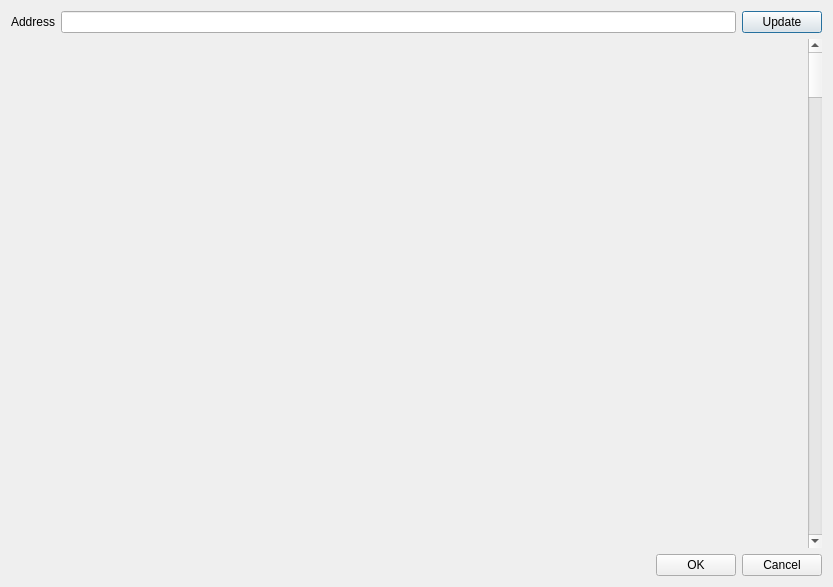
<?xml version="1.0" encoding="UTF-8"?>
<ui version="4.0">
 <class>MemoryDialog</class>
 <widget class="QDialog" name="MemoryDialog">
  <property name="windowModality">
   <enum>Qt::ApplicationModal</enum>
  </property>
  <property name="geometry">
   <rect>
    <x>0</x>
    <y>0</y>
    <width>833</width>
    <height>587</height>
   </rect>
  </property>
  <property name="windowTitle">
   <string>Memory</string>
  </property>
  <property name="modal">
   <bool>true</bool>
  </property>
  <layout class="QVBoxLayout" name="verticalLayout">
   <item>
    <layout class="QHBoxLayout" name="horizontalLayout_2">
     <item>
      <widget class="QLabel" name="label">
       <property name="text">
        <string>Address</string>
       </property>
      </widget>
     </item>
     <item>
      <widget class="QLineEdit" name="lineEdit_address"/>
     </item>
     <item>
      <widget class="QPushButton" name="pushButton_update">
       <property name="text">
        <string>Update</string>
       </property>
       <property name="default">
        <bool>true</bool>
       </property>
      </widget>
     </item>
    </layout>
   </item>
   <item>
    <layout class="QHBoxLayout" name="horizontalLayout">
     <item>
      <widget class="MemoryWidget" name="memorywidget" native="true">
       <property name="sizePolicy">
        <sizepolicy hsizetype="Preferred" vsizetype="MinimumExpanding">
         <horstretch>0</horstretch>
         <verstretch>0</verstretch>
        </sizepolicy>
       </property>
      </widget>
     </item>
     <item>
      <widget class="QScrollBar" name="verticalScrollBar">
       <property name="orientation">
        <enum>Qt::Vertical</enum>
       </property>
      </widget>
     </item>
    </layout>
   </item>
   <item>
    <widget class="QDialogButtonBox" name="buttonBox">
     <property name="orientation">
      <enum>Qt::Horizontal</enum>
     </property>
     <property name="standardButtons">
      <set>QDialogButtonBox::Cancel|QDialogButtonBox::Ok</set>
     </property>
    </widget>
   </item>
  </layout>
 </widget>
 <customwidgets>
  <customwidget>
   <class>MemoryWidget</class>
   <extends>QWidget</extends>
   <header>memorywidget.h</header>
   <container>1</container>
  </customwidget>
 </customwidgets>
 <resources/>
 <connections>
  <connection>
   <sender>buttonBox</sender>
   <signal>accepted()</signal>
   <receiver>MemoryDialog</receiver>
   <slot>accept()</slot>
   <hints>
    <hint type="sourcelabel">
     <x>248</x>
     <y>254</y>
    </hint>
    <hint type="destinationlabel">
     <x>157</x>
     <y>274</y>
    </hint>
   </hints>
  </connection>
  <connection>
   <sender>buttonBox</sender>
   <signal>rejected()</signal>
   <receiver>MemoryDialog</receiver>
   <slot>reject()</slot>
   <hints>
    <hint type="sourcelabel">
     <x>316</x>
     <y>260</y>
    </hint>
    <hint type="destinationlabel">
     <x>286</x>
     <y>274</y>
    </hint>
   </hints>
  </connection>
 </connections>
</ui>
